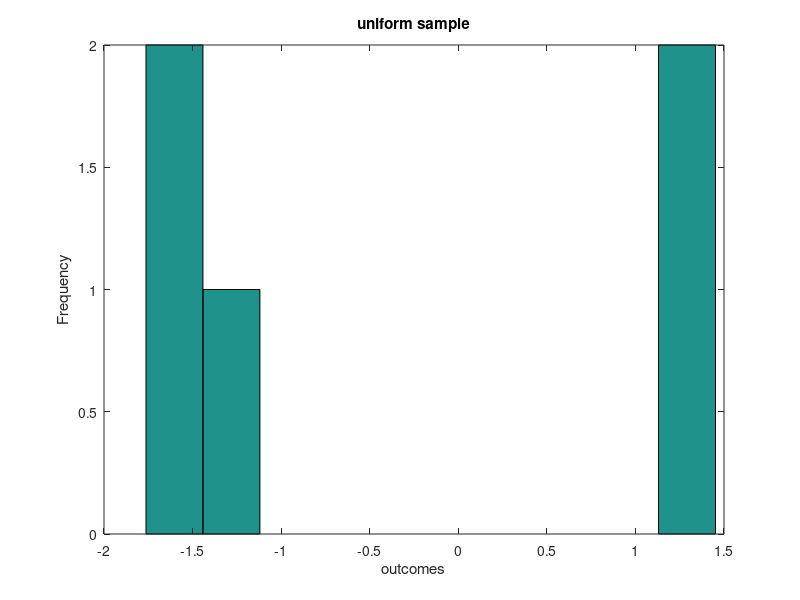

This figure's MATLAB source: (Note: this script raises an error after producing the figure.)
function Sample_Uniformly()
NO.of_Times=input('Enter how many times sampling is required:');
Lower_Lim=-3;
Upper_Lim=2;
Outcomes=Lower_Lim+(Upper_Lim-Lower_Lim)*rand(1,NO.of_Times);%a+(b-a)*rand()
%sprintf('Outcome of experiment=')
%disp(Outcomes)
xlim([-3 2]);
hist(Outcomes)
xlabel('outcomes');
ylabel('Frequency');
title('uniform sample');
Sample_Mean=mean(Outcomes);
Therotical_Mean=(Lower_Lim+Upper_Lim)/2;
sprintf('Sample Mean =%f and Therotical_Mean=%f',Sample_Mean,Therotical_Mean)
Sample_Variance=var(Outcomes);
Therotical_Variance=(Upper_Lim-Lower_Lim)^2/12;
sprintf('Sample Variance = %f and Therotical_Variance=%f',Sample_Variance,Therotical_Variance)
%Bootstrap_samples=bootstrp(1000,@mean,Outcomes);
Confidence_Interval_mean=bootci(1000,@mean,Outcomes);
sprintf('Bootstrap confidenct interval for Sample mean=')
disp(Confidence_Interval_mean)
Confidence_Interval_Variance=bootci(1000,@std,Outcomes);
sprintf('Bootstrap confidenct interval for Sample variance=%')
disp(Confidence_Interval_Variance)
end


